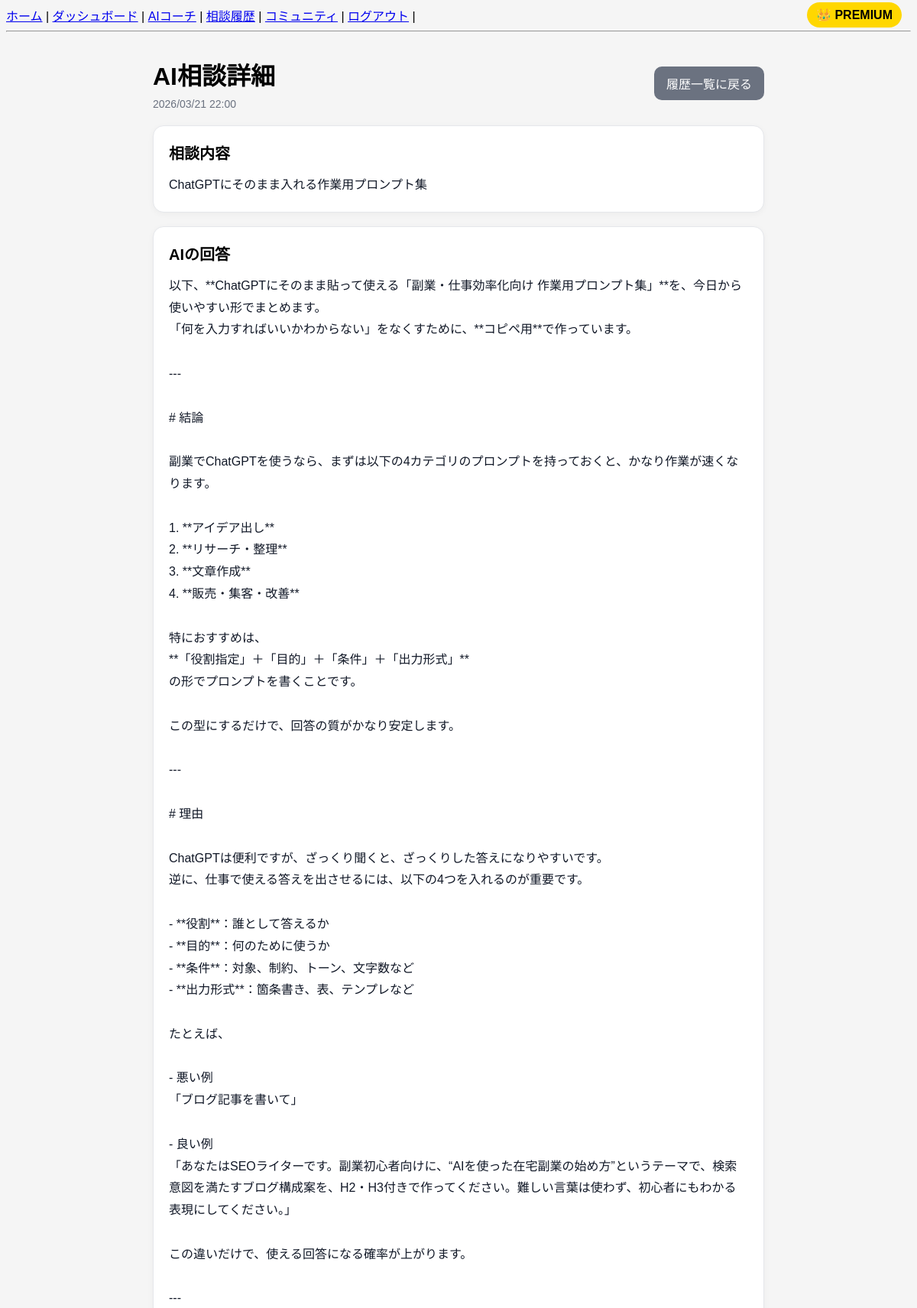
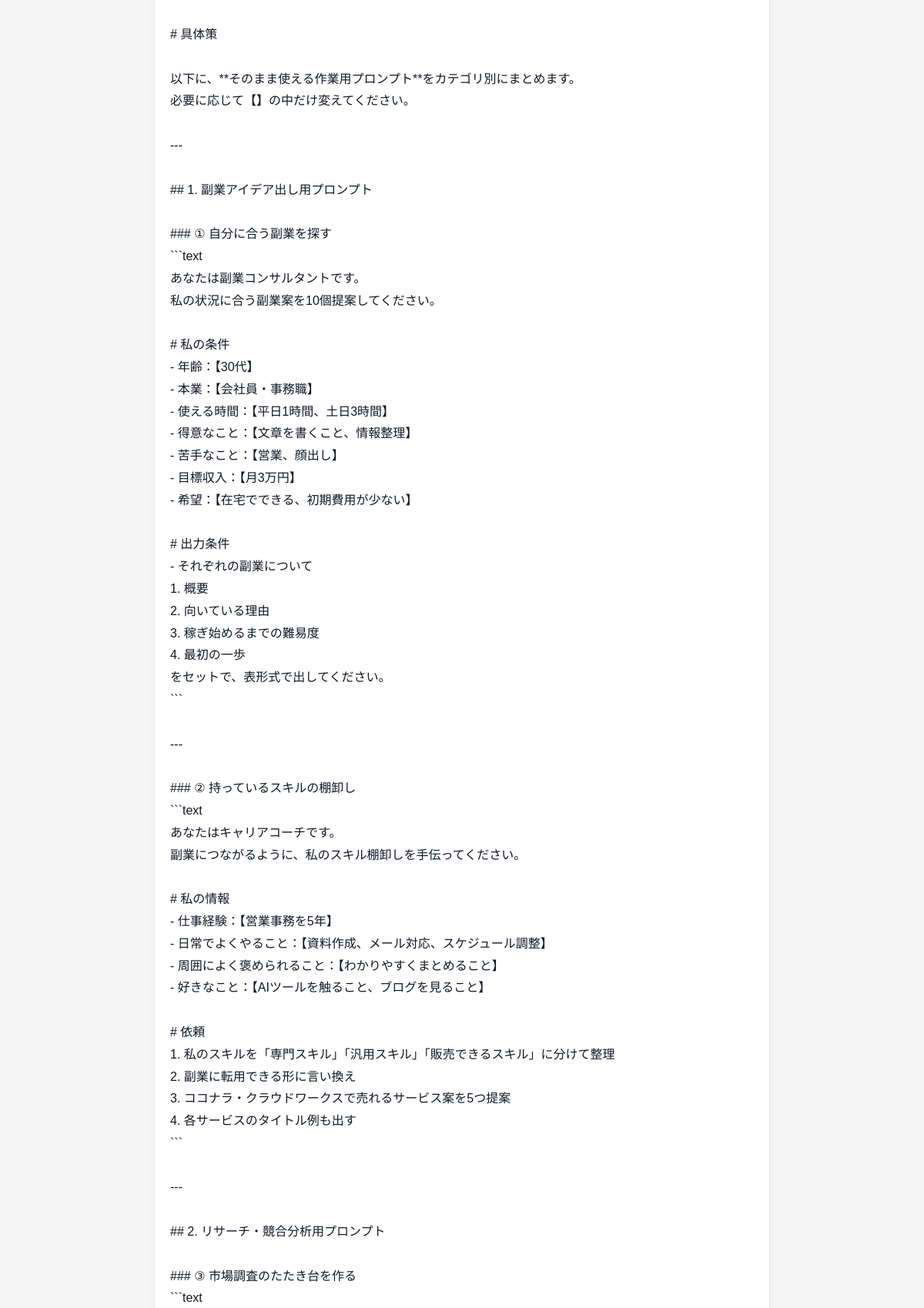
Screenshot of /ai-chat-history/7/ (signed in, upper part) with the database file from the repository (2 pictures, top to bottom).
### snippets/models.py (models this page shows, shortened)
class AIChatHistory(models.Model):
    user = models.ForeignKey(User, on_delete=models.CASCADE)
    question = models.TextField()
    answer = models.TextField()
    created_at = models.DateTimeField(default=timezone.now)

### snippets/views/history_views.py (the view, shortened to what this page needs)
# urls.py: path("ai-chat-history/<int:history_id>/", ai_chat_history_detail, name="ai_chat_history_detail"),
@login_required
def ai_chat_history_detail(request, history_id):
    profile, _ = Profile.objects.get_or_create(user=request.user)
    history = get_object_or_404(
        AIChatHistory,
        id=history_id,
        user=request.user
    )
    return render(request, "snippets/ai_chat_history_detail.html", {
        "history": history,
    })

### snippets/templates/snippets/ai_chat_history_detail.html (shortened to what this page needs)
{% extends "snippets/base.html" %}
{% block content %}
<div style="max-width: 800px; margin: 0 auto; padding: 24px;">
  <div style="display: flex; justify-content: space-between; align-items: center; gap: 12px; flex-wrap: wrap; margin-bottom: 20px;">
    <div>
      <h1 style="margin: 0 0 8px 0;">AI相談詳細</h1>
      <p style="margin: 0; color: #6b7280; font-size: 14px;">
        {{ history.created_at|date:"Y/m/d H:i" }}
      </p>
    </div>
    <a href="{% url 'ai_chat_history' %}"
       style="display: inline-block; background: #6b7280; color: white; text-decoration: none; padding: 10px 16px; border-radius: 10px;">
      履歴一覧に戻る
    </a>
  </div>
  <div style="background: white; border: 1px solid #e5e7eb; border-radius: 14px; padding: 20px; margin-bottom: 18px; box-shadow: 0 2px 8px rgba(0,0,0,0.04);">
    <h2 style="margin-top: 0; margin-bottom: 14px; font-size: 20px;">相談内容</h2>
    <div style="line-height: 1.8; font-size: 16px; color: #111827;">
      {{ history.question|linebreaksbr }}
    </div>
  </div>
  <div style="background: white; border: 1px solid #e5e7eb; border-radius: 14px; padding: 20px; margin-bottom: 20px; box-shadow: 0 2px 8px rgba(0,0,0,0.04);">
    <h2 style="margin-top: 0; margin-bottom: 14px; font-size: 20px;">AIの回答</h2>
    <div style="line-height: 1.8; font-size: 16px; color: #111827;">
      {{ history.answer|linebreaksbr }}
    </div>
  </div>
</div>
{% endblock %}

### snippets/templates/snippets/base.html (style rules this page uses)
body { font-family: Arial; background:#f5f5f5; }
h1 { text-align:center; }

### rows the page displays
AIChatHistory: created_at "2026/03/21 22:00", question "ChatGPTにそのまま入れる作業用プロンプト集", answer "以下、**ChatGPTにそのまま貼って使える「副業・仕事効率化向け 作業用プロンプト集」**を、今日から使いやすい形でまとめます。 「何を入力すればいいかわからない」をなくすために、**コピペ用**で作っています。 --- # 結論 副業でChatGPTを使うなら、まずは以下の4カテゴリのプロンプトを持っておくと、かなり作業が速くなります。 1. **アイデア出し** 2. **リサーチ・整理** 3. **文章作成** 4. **販売・集客・改善** 特におすすめは、 **「役割指定」＋「目的」＋「条件」＋「出力形式」** の形でプロンプトを書くことです。 この型にするだけで、回答の質がかなり安定します。 --- # 理由 ChatGPTは便利ですが、ざっくり聞くと、ざっくりした答えになりやすいです。 逆に、仕事で使える答えを出させるには、以下の4つを入れるのが重要です。 - **役割**：誰として答えるか - **目的**：何のために使うか - **条件**：対象、制約、トーン、文字数など - **出力形式**：箇条書き、表、テンプレなど たとえば、 - 悪い例 「ブログ記事を書いて」 - 良い例 「あなたはSEOライターです。副業初心者向けに、“AIを使った在宅副業の始め方”というテーマで、検索意図を満たすブログ構成案を、H2・H3付きで作ってください。難しい言葉は使わず、初心者にもわかる表現にしてください。」 この違いだけで、使える回答になる確率が上がります。 --- # 具体策 以下に、**そのまま使える作業用プロンプト**をカテゴリ別にまとめます。…"
